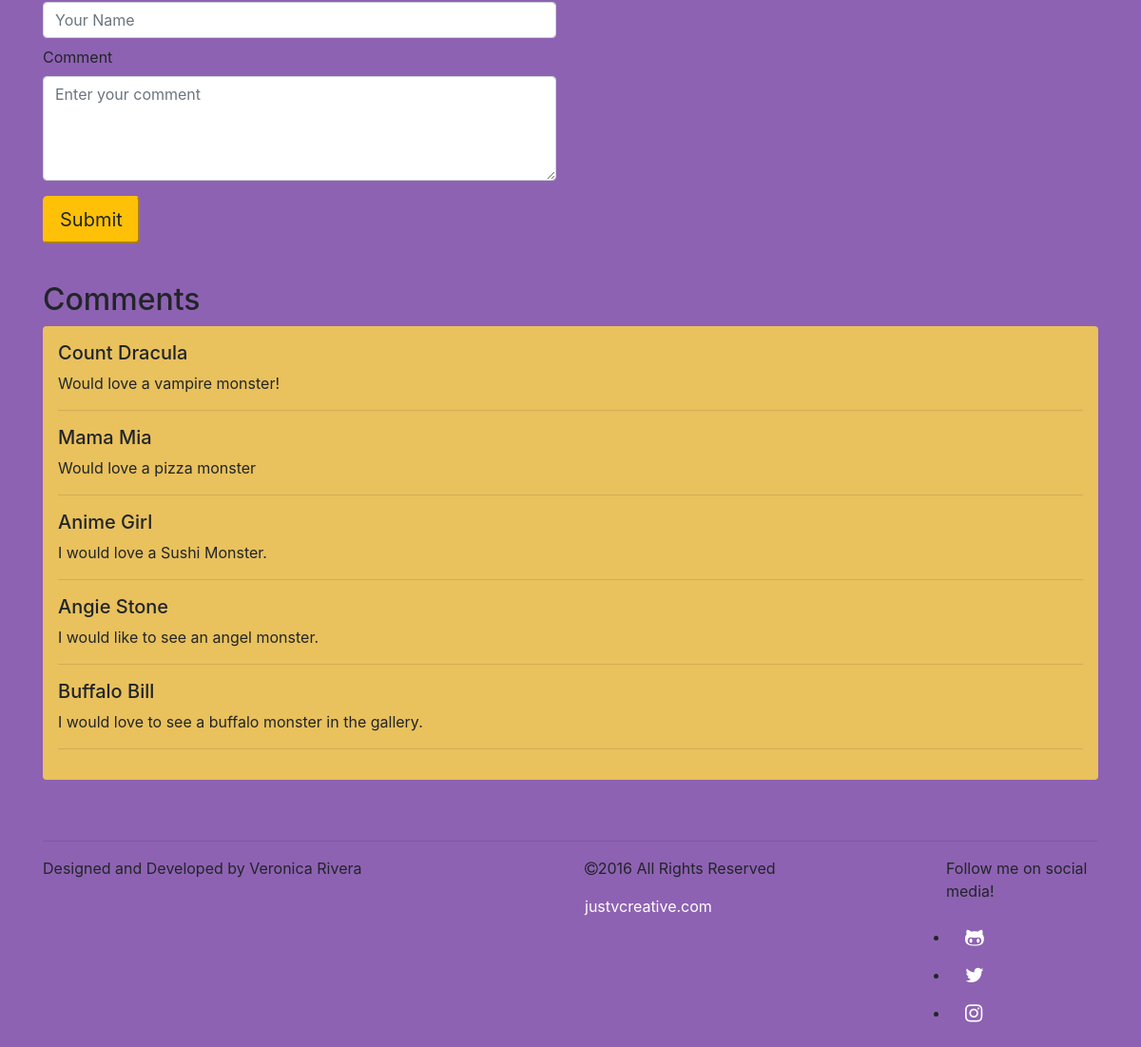
Before: / (lower part) with the older database file.
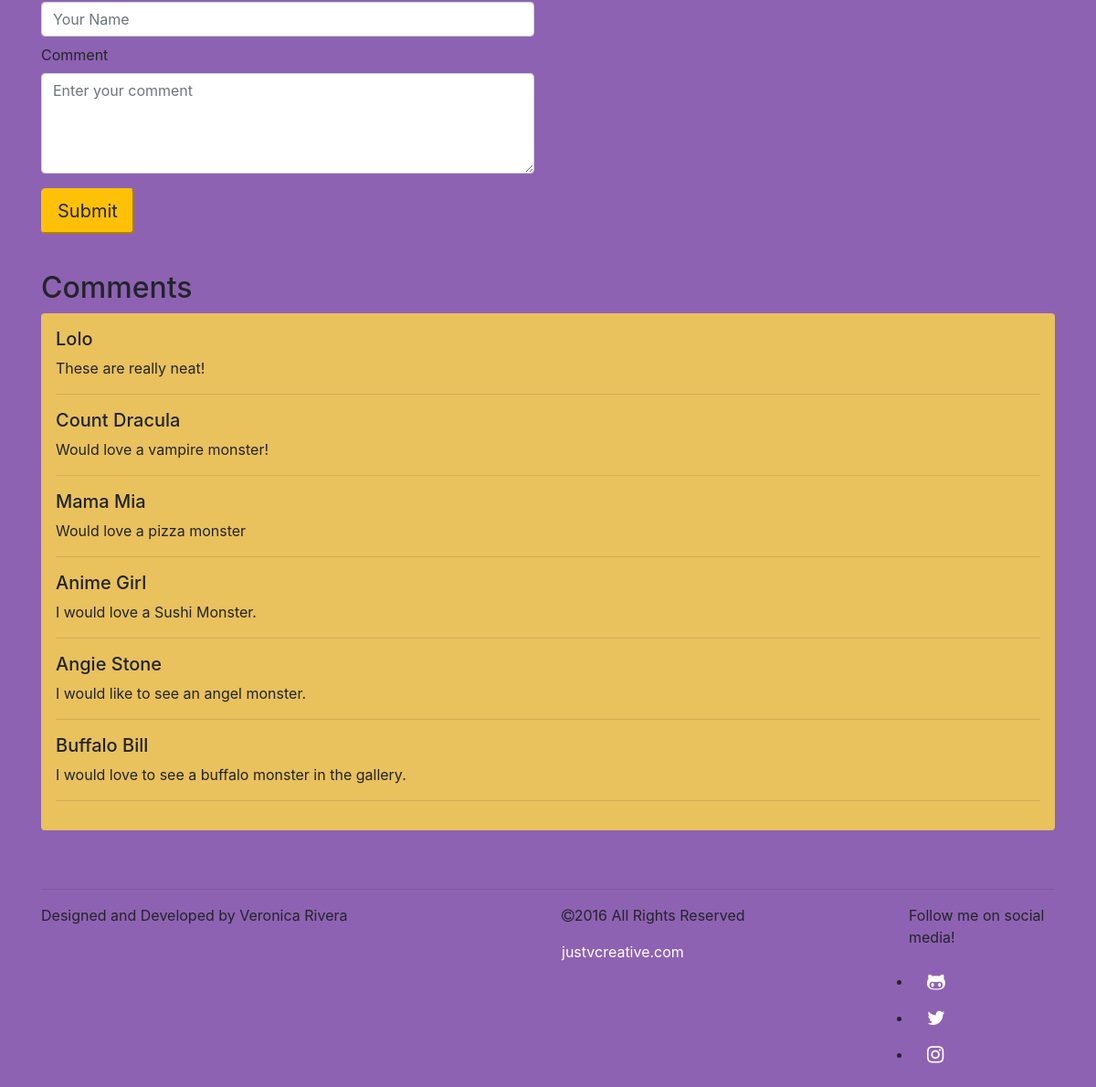
After: the same page with the newer database file.
### tables this page shows
CREATE TABLE `comments` (
  `id` int(11) NOT NULL,
  `name` varchar(20) NOT NULL,
  `comment` varchar(120) NOT NULL
);

### inc/comments_section.php (the view, shortened to what this page needs)
<section id="display_comments">
        <h2>Comments</h2>
        <div id="comment-box">
			<?php
				$sql = 'SELECT name, comment FROM comments ORDER BY id DESC';
                $stmt = $db->prepare($sql);
                $stmt->execute();
                $rows = $stmt->fetchAll();
				foreach ( $rows as $comment) {
					$name = $comment['name'];
					$comment = $comment['comment'];
					echo "<h5>".$name."</h5>";
					echo "<p>".$comment."</p><hr>";
				}
			?>
        </div>
</section>

Changed rows visible on the page:
added comments: name "Lolo", comment "These are really neat!"
